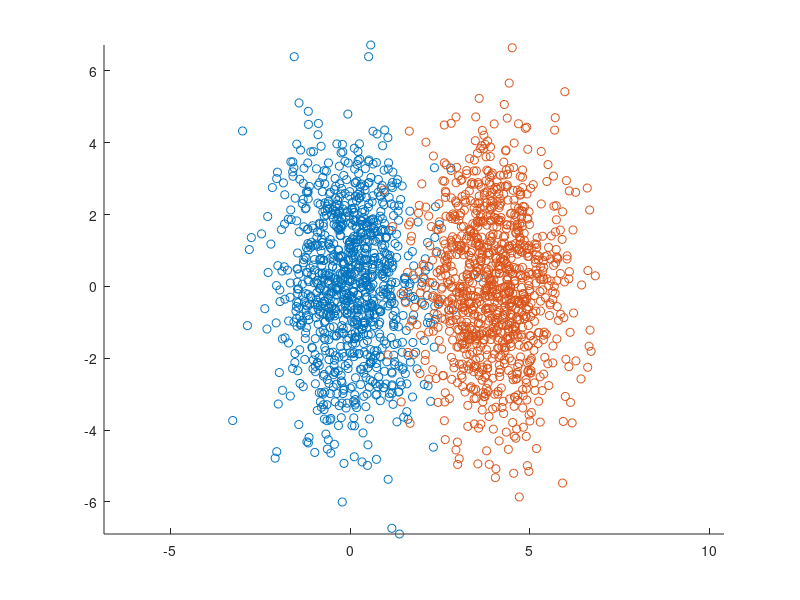

The MATLAB source for this figure: (Note: this script raises an error after producing the figure.)
function test_snr()
addpath('/Users/gkour/drive/PhD/events_analysis/Neural Decoding')
close all

test_theory_empirical_results_given_geometry(5)
test_theory_empirical_results_estimated_geometry(3)
test_distant_geometries_orthogonal_vs_parallel()
test_overlapping_geometries()
test_biased_geometries()

end


function test_theory_empirical_results_given_geometry(m)
repetitions = 2000;
P = 1000;

% define the covariance matrices
    cov = [1, 0; 0, 4];
    centroid1 = [0 ,0];
    centroid2 = [4 ,0];

% sample from the distribution
    samples_m1 = mvnrnd(centroid1,cov,P);
    samples_m2 = mvnrnd(centroid2,cov,P);
    
    figure;
    hold on;
    scatter(samples_m1(:,1),samples_m1(:,2))
    scatter(samples_m2(:,1),samples_m2(:,2))
    axis equal
    hold off;

        
% estimate the theory error rate for given m

    %assume geometry is given.
    geom1.N = P;
    geom1.centroid = centroid1;
    [geom1.U,geom1.Ri] = eig(cov);
    geom1.Ri = sqrt(diag(geom1.Ri));
    geom1.D = sum(geom1.Ri.^2)^2 / sum(geom1.Ri.^4);
    
    geom2 = geom1;
    geom2.centroid = centroid2;
    
    [~,eps] = SNR(geom1, geom2);
    err_theory = eps(m)
     
% perform emprical estimation
    

% Monte carlo over repetitions
    % sample m samples for training a prototype classifier
    % calculate the error rate on a test set of the prototype.
    for rep=1:repetitions
        
        s1 = shuffle(samples_m1);
        s1 = s1(1:m,:);
        s2 = shuffle(samples_m2);
        s2 = s2(1:m,:);
        
        s1_test_samples = mvnrnd([0 ,0],cov,1000);
        classification = prototype_classifier(s1, s2, s1_test_samples);
        
        error_a(rep) = mean(classification==2);
        
    end
    err_emp = mean(error_a)
    deviation = abs(err_emp-err_theory)/err_emp
    assert(deviation<0.2)
end


function test_theory_empirical_results_estimated_geometry(m)
repetitions = 200;
P = 1000;

% define the covariance matrices
    cov = [1, 0; 0, 4];
    centroid1 = [0 ,0];
    centroid2 = [4 ,0];

% sample from the distribution
    samples_m1 = mvnrnd(centroid1,cov,P);
    samples_m2 = mvnrnd(centroid2,cov,P);
    
    figure;
    hold on;
    scatter(samples_m1(:,1),samples_m1(:,2))
    scatter(samples_m2(:,1),samples_m2(:,2))
    axis equal
    hold off;

        
% estimate the theory error rate for given m

    [geom1.centroid, geom1.D, geom1.U, geom1.Ri, geom1.N] = extract_geometry(samples_m1);
    [geom2.centroid, geom2.D, geom2.U, geom2.Ri, geom2.N] = extract_geometry(samples_m2);
    
    
    [~,eps] = SNR(geom1, geom2);
    err_theory = eps(m)
     
% perform emprical estimation
    

% Monte carlo over repetitions
    % sample m samples
    % calculate the error rate on a test set of the prototype.
    for rep=1:repetitions
        
        s1 = shuffle(samples_m1);
        s1 = s1(1:m,:);
        s2 = shuffle(samples_m2);
        s2 = s2(1:m,:);
        
        s1_test_samples = mvnrnd([0 ,0],cov,1000);
        classification = prototype_classifier(s1, s2, s1_test_samples);
        
        error_a(rep) = mean(classification==2);
        
    end
    err_emp = mean(error_a)
    deviation = abs(err_emp-err_theory)/err_emp
    assert(deviation<0.2) %The assestion will seldomly fail.
end


function test_distant_geometries_orthogonal_vs_parallel()
    %%% Test that overlapping geometry has high error than non-overlapping.
    %%% Test 3 configuration with gradual overlapping.
    
    P=1000;
    
    cov1(:,:,1) = [1, 0; 0, 4];
    cov1(:,:,2) = [1, 0; 0, 4];
    cov1(:,:,3) = [4, 0; 0, 1];
    
    cov2 = cov1;
    cov2(:,:,2) = [4, 0; 0, 1];
    
    for i=1:3
        samples_m1 = mvnrnd([0 ,0],cov1(:,:,i),P);
        samples_m2 = mvnrnd([4 ,0],cov2(:,:,i),P);

        figure;
        hold on;
        scatter(samples_m1(:,1),samples_m1(:,2))
        scatter(samples_m2(:,1),samples_m2(:,2))
        axis equal
        hold off;



        [geom1.centroid, geom1.D, geom1.U, geom1.Ri, geom1.N] = extract_geometry(samples_m1);
        [geom2.centroid, geom2.D, geom2.U, geom2.Ri, geom2.N] = extract_geometry(samples_m2);


        [snr,error_a] = SNR(geom1, geom2);
        err(i,:) = arrayfun(error_a, 1:20);
        
    end
    assert (all(err(1,:)<err(2,:))& all(err(2,:)<err(3,:)))
end


function test_identical_geometries()
    
    cov = [1, 0; 0, 4];
    samples_m1 = mvnrnd([0 ,0],cov,200);
    samples_m2 = mvnrnd([0 ,0],cov,200);
    
    figure;
    hold on;
    scatter(samples_m1(:,1),samples_m1(:,2))
    scatter(samples_m2(:,1),samples_m2(:,2))
    hold off;
    
    [geom1.centroid, geom1.D, geom1.U, geom1.Ri, geom1.N] = extract_geometry(samples_m1);
    [geom2.centroid, geom2.D, geom2.U, geom2.Ri, geom2.N] = extract_geometry(samples_m2);


    [snr,error_a] = SNR(geom1, geom2);
    arrayfun(error_a, 1:20)
    
    % assert that the error equals to 0.5 even for very large m.
    assert(abs(error_a(100)-0.5)<0.01)
end

function test_overlapping_geometries()
    
    cov = [1, 0; 0, 4];
    samples_m1 = mvnrnd([0 ,0],cov,2000);
    samples_m2 = mvnrnd([1 ,0],cov,2000);
    
    figure;
    hold on;
    scatter(samples_m1(:,1),samples_m1(:,2))
    scatter(samples_m2(:,1),samples_m2(:,2))
    hold off;
    
    [geom1.centroid, geom1.D, geom1.U, geom1.Ri, geom1.N] = extract_geometry(samples_m1);
    [geom2.centroid, geom2.D, geom2.U, geom2.Ri, geom2.N] = extract_geometry(samples_m2);


    [snr,error_a] = SNR(geom1, geom2);
    arrayfun(error_a, 1:20)
    
    % assert that the error >  0.5 even for very large m.
    assert(error_a(10000)>0.3)
end

function test_biased_geometries()
    %%% Test that the bias has an effect, i.e. the smaller the radii the smaller is the error.
    %%% from the paper: when manifold a is larger than manifold b, the bias term is negative, predicting a lower SNR for manifold a.%%%
    cov = [1, 0; 0, 4];
    samples_m1 = mvnrnd([0 ,0],cov,200);
    samples_m2 = mvnrnd([4 ,0],2*cov,200);
    
    [geom1.centroid, geom1.D, geom1.U, geom1.Ri, geom1.N] = extract_geometry(samples_m1);
    [geom2.centroid, geom2.D, geom2.U, geom2.Ri, geom2.N] = extract_geometry(samples_m2);


    [snr,eps] = SNR(geom1, geom2);
    err_a=arrayfun(eps, 1:20);
    
    [snr,eps] = SNR(geom2, geom1);
    err_b=arrayfun(eps, 1:20);
    
    assert(all(err_a<err_b))
    
end


function test_eq_si34()

    cov = [1, 0; 0, 4];
    centroid1 = [0,4];
    centroid2 = [0,0];
    Ri_c = flipud(sqrt(diag(cov)*P));
    geom1.U = [0,1;1,0]; 
    
    
end

%HELPER FUNCIONS

function shuffled = shuffle(arr)

    shuffled = arr(randperm(length(arr)),:);

end

function classification = prototype_classifier(samples1, samples2, test)

    prot1= mean(samples1);
    prot2 = mean(samples2);
    
    for i=1:size(test,1)
        dist_prot1 = norm(test(i,:)-prot1);
        dist_prot2 = norm(test(i,:)-prot2);
        classification(i)=(dist_prot1>dist_prot2) + 1;
    end
    
end
